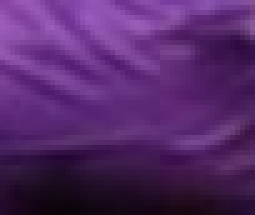
#> input picture soccer_local.png, 51 x 43 px (shown 5 times larger)
$ python '17_模板匹配.py'
#> lines starting #> are read from the running program, lines starting #| are printed output that depends on the picture; after the words box and inside, x2 and y2 are one past the last pixel; in counts of white or black regions, pixels touching at a corner belong together
"""https://blog.csdn.net/liyuanbhu/article/details/49837661"""

import cv2 as cv
import numpy as np


def template_demo():
    tpl = cv.imread("soccer_local.png")
#> tpl is the input picture: shape (43, 51, 3); mean B, G, R 105.3, 39.8, 84.5
    target = cv.imread("soccer_target.png")
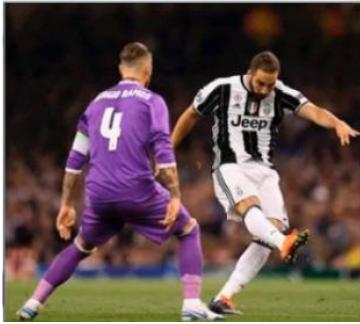
#> input picture soccer_target.png, 360 x 324 px
#> target is the input picture: shape (324, 360, 3); mean B, G, R 70, 72.6, 90.9
    cv.imshow("template image", tpl)
    cv.imshow("target image", target)
    methods = [cv.TM_SQDIFF_NORMED, cv.TM_CCORR_NORMED, cv.TM_CCOEFF_NORMED]
    th, tw = tpl.shape[:2]
#> th = 43; tw = 51
    for md in methods:
        print(md)
        # result获得的是一个矩阵。通过后面选择的md比较方式的不同， 图像分别在最值处取得最佳匹配结果
        result = cv.matchTemplate(target, tpl, md)
        print(f"result:{result}")
        # cv.minMaxLoc的min_val和max_val是获取图像中的最值用的，min_loc和max_loc是获取某一最值点的位置用的
        min_val, max_val, min_loc, max_loc = cv.minMaxLoc(result)

        """因为cv.TM_SQDIFF_NORMED该匹配方式获得的值越小越好，另外两个方式匹配的值越大越好,所以当用的是cv.TM_SQDIFF_NORMED方法时，取最小值"""
        if md == cv.TM_SQDIFF_NORMED:
            tl = min_loc               # 矩阵中最小值的位置
        else:
            tl = max_loc                # 矩阵中最大值的位置
        # 矩形框的最大边界点的坐标
        br = (tl[0]+tw, tl[1]+th)
        print(f"t1:==========={max_loc}")
        """cv.rectangle:画矩形的工具  -->  https://blog.csdn.net/chentravelling/article/details/44945303"""
        cv.rectangle(target, tl, br, (0, 0, 255), 2)        #
        cv.imshow("match-"+np.str(md), target)
        cv.imshow("match-ha" + np.str(md), result)
#> this loop made 3 passes
#> (min_val, max_val, min_loc, tl, br) on passes 2 to 3: (0.209, 0.924, (195, 39), (89, 126), (140, 169)), (-0.746, 0.729, (6, 156), (68, 279), (119, 322))
#> (min_val, max_val, max_loc, tl, br) on pass 1: (2.74e-07, 1, (4, 0), (100, 172), (151, 215))
#> (printed output is left out)
#> pass 1, in template_demo, `result = cv.matchTemplate(target, tpl, md)`:
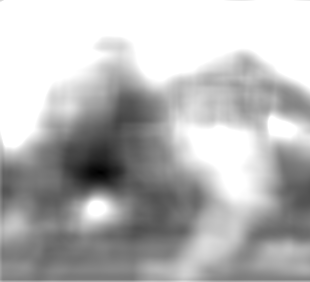
#> result: shape (282, 310) float32; min 2.74e-07, max 1, mean 0.719
#> pass 1, in template_demo, `cv.imshow("match-"+np.str(md), target)`:
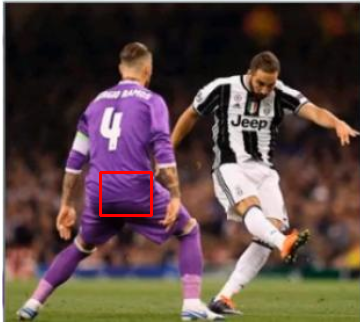
#> window 'match-1': shape (324, 360, 3); mean B, G, R 69.5, 72.4, 91.8
#> pass 2, in template_demo, `result = cv.matchTemplate(target, tpl, md)`:
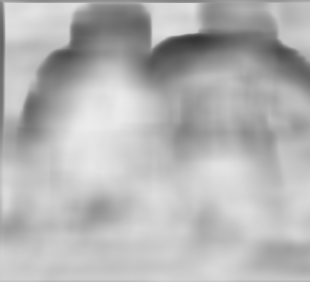
#> result: shape (282, 310) float32; min 0.209, max 0.924, mean 0.709
#> pass 2, in template_demo, `cv.imshow("match-"+np.str(md), target)`:
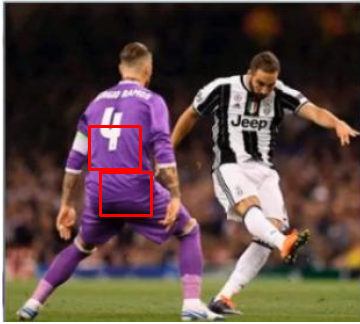
#> window 'match-3': shape (324, 360, 3); mean B, G, R 68.7, 72, 92.3
#> after the loop:
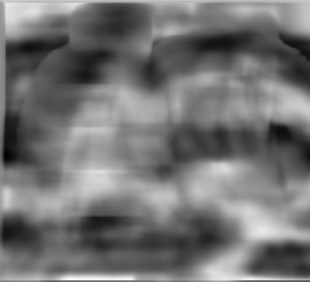
#> result: shape (282, 310) float32; min -0.746, max 0.729, mean -0.0788; drawn with min black and max white
#> after the loop:
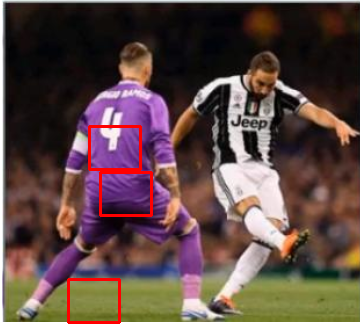
#> target: shape (324, 360, 3); 1.44% of pixels changed, all inside (x1, y1, x2, y2) = (67, 125, 153, 324)


print("--------- Python OpenCV Tutorial ---------")

template_demo()
cv.waitKey(0)

cv.destroyAllWindows()
